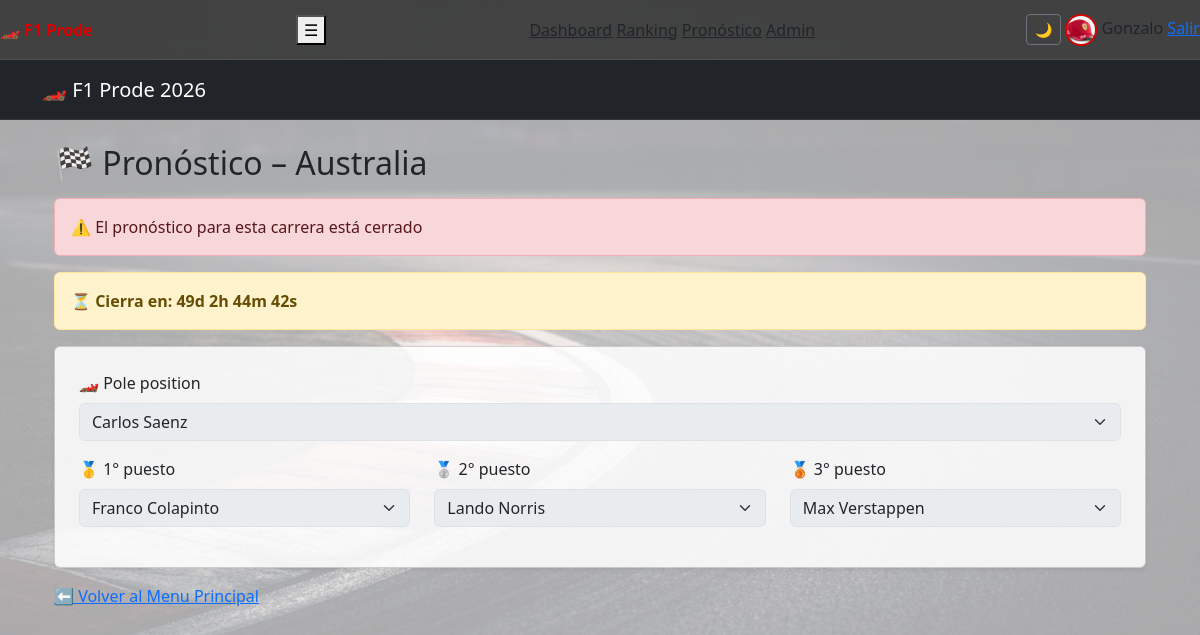
The page /pronostico/1 (signed in) on the database its author committed.
### tables this page shows
CREATE TABLE carreras (
    id INTEGER PRIMARY KEY,
    pais TEXT,
    autodromo TEXT,
    fecha TEXT,
    sprint INTEGER
, pronostico_abierto INTEGER DEFAULT 1, clasificacion_iniciada INTEGER DEFAULT 0, info_fecha TEXT, fecha_clasificacion TEXT, fecha_limite_pronostico TEXT, imagen TEXT, status TEXT DEFAULT 'futura');

CREATE TABLE pronosticos (
    id INTEGER PRIMARY KEY AUTOINCREMENT,
    user_id INTEGER NOT NULL,
    carrera_id INTEGER NOT NULL,
    pole TEXT,
    sprint_ganador TEXT,
    p1 TEXT,
    p2 TEXT,
    p3 TEXT,
    puntos INTEGER DEFAULT 0,
    UNIQUE(user_id, carrera_id)
);

CREATE TABLE pilotos (
    id INTEGER PRIMARY KEY AUTOINCREMENT,
    nombre TEXT NOT NULL,
    equipo TEXT
, nacionalidad TEXT, dorsal INTEGER);

### app.py (the view, shortened to what this page needs)
@app.route("/pronostico/<int:carrera_id>", methods=["GET", "POST"])
def pronostico_carrera(carrera_id):
    if "user_id" not in session:
        return render_template("index.html", error="Login incorrecto")
    conn = get_db()
    cur = conn.cursor()
    cur.execute("SELECT * FROM carreras WHERE id = ?", (carrera_id,))
    carrera = cur.fetchone()
    if not carrera:
        conn.close()
        return "Carrera no encontrada", 404
    cur.execute("""
        SELECT * FROM pronosticos
        WHERE user_id = ? AND carrera_id = ?
    """, (session["user_id"], carrera_id))
    pronostico = cur.fetchone()
    solo_lectura = carrera["clasificacion_iniciada"] == 1
    cur.execute("SELECT * FROM pilotos ORDER BY nombre")
    pilotos = [p["nombre"] for p in cur.fetchall()]
    conn.close()
    return render_template(
        "pronostico.html",
        carrera=carrera,
        pilotos=pilotos,
        pronostico=pronostico,
        solo_lectura=solo_lectura
    )

### app.py (called while the page is built)
def get_db():
    conn = sqlite3.connect("prode.db")
    conn.row_factory = sqlite3.Row
    return conn

### templates/pronostico.html (shortened to what this page needs)
{% extends "base.html" %}
{% block content %}
<div class="container">
    <h2 class="mb-3">🏁 Pronóstico – {{ carrera.pais }}</h2>
    {% if not carrera.pronostico_abierto %}
        <div class="alert alert-danger">
            ⚠️ El pronóstico para esta carrera está cerrado
        </div>
    {% endif %}
    {% if carrera.fecha_limite_pronostico %}
        <div id="contador" class="alert alert-warning fw-bold"></div>
    {% endif %}
    <form method="post" class="card p-4 shadow-sm">
        <div class="mb-3">
            <label class="form-label">🏎️ Pole position</label>
            <select class="form-select"
                    name="pole"
                    {% if not carrera.pronostico_abierto %}disabled{% endif %}>
                {% for p in pilotos %}
                    <option value="{{ p }}"
                        {% if pronostico and pronostico.pole == p %}selected{% endif %}>
                        {{ p }}
                    </option>
                {% endfor %}
            </select>
        </div>
        <div class="row">
            <div class="col-md-4 mb-3">
                <label class="form-label">🥇 1° puesto</label>
                <select class="form-select"
                        name="p1"
                        {% if not carrera.pronostico_abierto %}disabled{% endif %}>
                    {% for p in pilotos %}
                        <option value="{{ p }}"
                            {% if pronostico and pronostico.p1 == p %}selected{% endif %}>
                            {{ p }}
                        </option>
                    {% endfor %}
                </select>
            </div>
            <div class="col-md-4 mb-3">
                <label class="form-label">🥈 2° puesto</label>
                <select class="form-select"
                        name="p2"
                        {% if not carrera.pronostico_abierto %}disabled{% endif %}>
                    {% for p in pilotos %}
                        <option value="{{ p }}"
                            {% if pronostico and pronostico.p2 == p %}selected{% endif %}>
                            {{ p }}
                        </option>
                    {% endfor %}
                </select>
            </div>
            <div class="col-md-4 mb-3">
                <label class="form-label">🥉 3° puesto</label>
                <select class="form-select"
                        name="p3"
                        {% if not carrera.pronostico_abierto %}disabled{% endif %}>
                    {% for p in pilotos %}
                        <option value="{{ p }}"
                            {% if pronostico and pronostico.p3 == p %}selected{% endif %}>
                            {{ p }}
                        </option>
                    {% endfor %}
                </select>
            </div>
        </div>
    </form>
    <div class="mt-3">
        <a href="/dashboard">⬅ Volver al Menu Principal</a>
    </div>
</div>
{% endblock %}

### static/style.css (style rules this page uses)
:root { --bg-overlay: rgba(255,255,255,0.65); --bg: #f8f9fa; --text: #212529; --card-bg: rgba(255,255,255,0.85); --border: #dee2e6; --primary: #dc0000; --primary-hover: #ff3b3b; }
body { background: linear-gradient(var(--bg-overlay), var(--bg-overlay)), url("img/bg-circuito.jpg") center / cover no-repeat fixed; color: var(--text); }
html, body { color: var(--text) !important; }
.card, .auth-card, .carrera-card, .ranking-card { background: var(--card-bg) !important; color: var(--text) !important; border: 1px solid var(--border); border-radius: 12px; }
a { text-decoration: none; }

### templates/base.html (style rules this page uses)
body { background-color: #f8f9fa; }

### rows shown on the page
carreras: pais "Australia"
pronosticos: pole "Carlos Saenz", p1 "Franco Colapinto", p2 "Lando Norris", p3 "Max Verstappen"

### other values the page prints
{{ session.user_name }} "Gonzalo"
